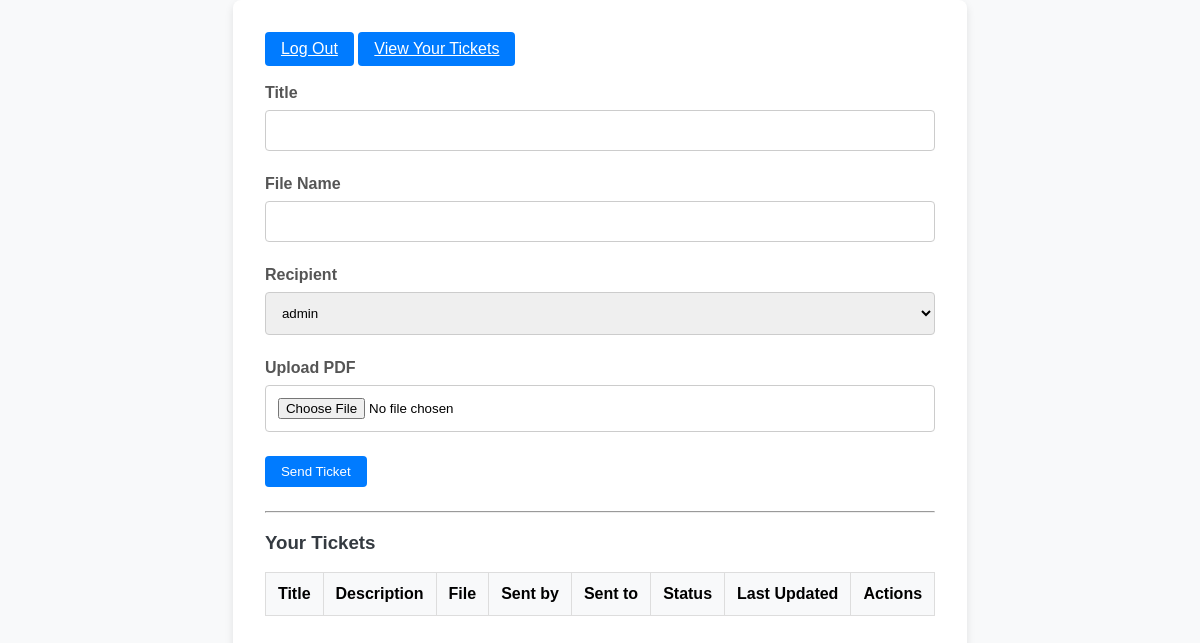
Page / (signed in) on the earlier database version.
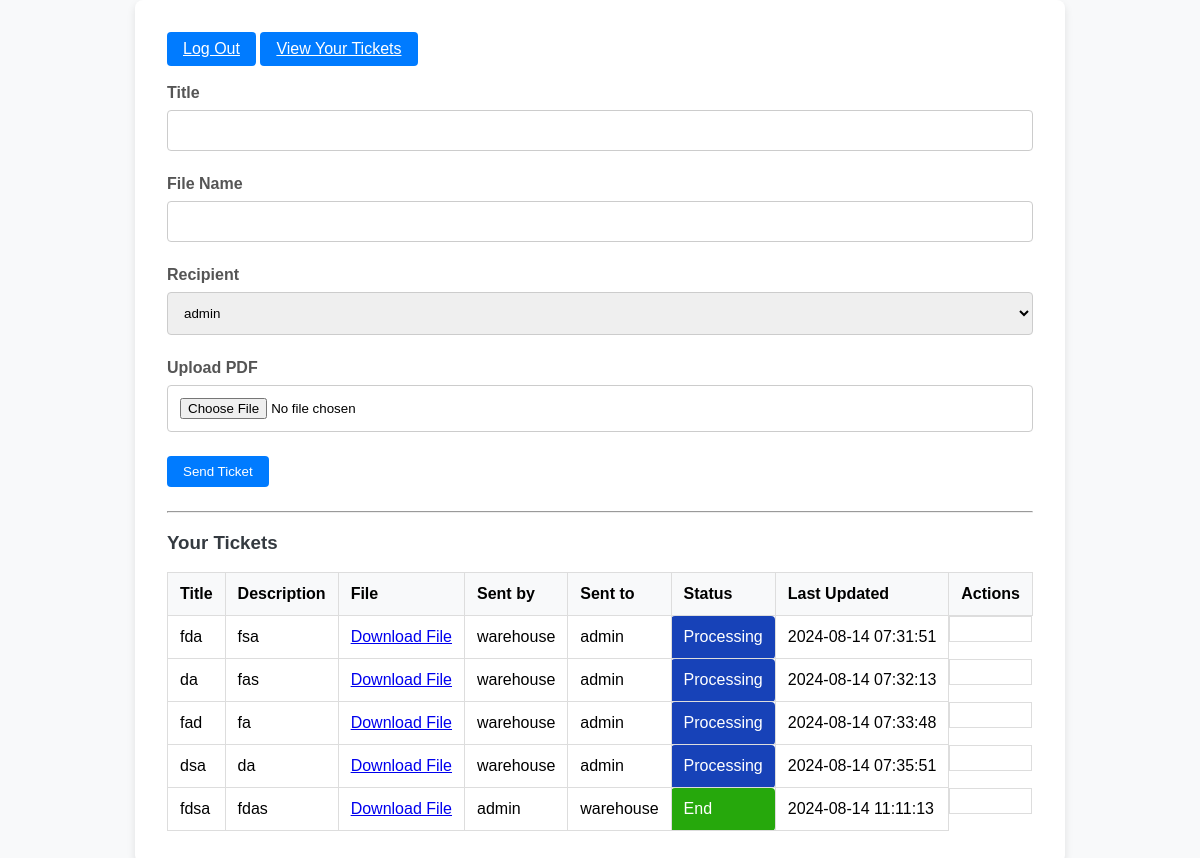
Same page on the later database version.
### models.py (models this page shows)
class Ticket(db.Model):
    id = db.Column(db.Integer, primary_key=True)
    title = db.Column(db.String(100), nullable=False)
    description = db.Column(db.String(100), nullable=False)
    user_id = db.Column(db.Integer, db.ForeignKey('user.id', ondelete='CASCADE'), nullable=False)  # Sender
    recipient_ids = db.Column(MutableList.as_mutable(JSON), nullable=False)
    status = db.Column(db.Integer, default=0)  # -1: Rejected, 0: Not checked, 1: Checked
    file_path = db.Column(db.String(200), nullable=True)  # Add this field to store file path
    last_updated = db.Column(db.DateTime, nullable=False, default=datetime.utcnow)
    sender = db.relationship('User', foreign_keys=[user_id], backref='sent_tickets')
    recipients = db.relationship('User', secondary='ticket_recipient', backref='received_tickets')

class User(db.Model, UserMixin):
    id = db.Column(db.Integer, primary_key=True)
    username = db.Column(db.String(150), nullable=False, unique=True)
    password = db.Column(db.String(150), nullable=False)

### app.py (the view, shortened to what this page needs)
@app.route('/', methods=['GET', 'POST'])
@login_required
def index(tickets = None):
    form = TicketForm()
    form.recipient.choices = [(user.id, user.username) for user in User.query.all() if user.id != current_user.id]
    if current_user.username == 'admin':
        tickets = Ticket.query.all()
    else:
        tickets = Ticket.query.filter(
            (Ticket.user_id == current_user.id) |
            (Ticket.recipient_ids.contains(current_user.id) & (Ticket.status != 2))
        ).all()
    user_recipient_status = []
    status_map = {0: 'Processing', 2: 'Rejected', 1: 'End'}
    status = []
    for ticket in tickets:
        if ticket.recipient_ids[-1] == current_user.id:
            user_recipient_status.append(1)
        else:
            user_recipient_status.append(None)
        status.append(status_map[ticket.status])
    recipient_usernames = {ticket.id: [User.query.get(recipient_id).username for recipient_id in ticket.recipient_ids] for ticket in tickets}
    return render_template('index.html', form=form, tickets=tickets, user_recipient_status=user_recipient_status,
                            recipient_usernames=recipient_usernames, status=status)

### forms.py
class TicketForm(FlaskForm):
    title = StringField('Title', validators=[DataRequired()])
    description = StringField('File Name', validators=[DataRequired()])
    recipient = SelectField('Recipient', choices=[], coerce=int, validators=[DataRequired()])
    file = FileField('Upload PDF')
    submit = SubmitField('Send Ticket')
    def __init__(self, *args, **kwargs):
        super(TicketForm, self).__init__(*args, **kwargs)
        self.recipient.choices = [(user.id, user.username) for user in User.query.all()]

### app.py (called while the page is built)
@login_manager.user_loader
def load_user(user_id):
    return User.query.get(int(user_id))

### templates/index.html (shortened to what this page needs)
<!DOCTYPE html>
<html lang="en">
<head>
</head>
<body>
    {% block content %}
    <div class="container">
        <nav>
            <a href="{{ url_for('logout') }}" class="btn btn-primary">Log Out</a>
            <a href="{{ url_for('my_tickets') }}" class="btn btn-primary">View Your Tickets</a>
        </nav> <br>
        <form method="POST" action="{{ url_for('index') }}" enctype="multipart/form-data">
            <div class="form-group">
                {{ form.title.label }}
                {{ form.title(class="form-control") }}
            </div>
            <div class="form-group">
                {{ form.description.label }}
                {{ form.description(class="form-control") }}
            </div>
            <div class="form-group">
                {{ form.recipient.label }}
                {{ form.recipient(class="form-control") }}
            </div>
            <div class="form-group">
                {{ form.file.label }}
                {{ form.file(class="form-control") }}
            </div>
            <div class="form-group">
                {{ form.submit(class="btn btn-primary") }}
            </div>
        </form>
        <hr>
        <h3>Your Tickets</h3>
        <table class="ticket-table">
            <thead>
                <tr>
                    <th>Title</th>
                    <th>Description</th>
                    <th>File</th>
                    <th>Sent by</th>
                    <th>Sent to</th>
                    <th>Status</th>
                    <th>Last Updated</th>
                    <th>Actions</th>
                </tr>
            </thead>
            <tbody>
                {% for ticket in tickets %}
                    <tr>
                        <td>{{ ticket.title }}</td>
                        <td>{{ ticket.description }}</td>
                        <td>
                            {% if ticket.file_path %}
                                <a href="{{ url_for('uploaded_file', filename=ticket.file_path) }}">Download File</a>
                            {% endif %}
                        </td>
                        <td>{{ ticket.sender.username }}</td>
                        <td>
                            {% for recipient in recipient_usernames[ticket.id] %}
                                {{ recipient }}{% if not loop.last %}, {% endif %}
                            {% endfor %}
                        </td>
                        <td class="ticket-status {{ status[loop.index0] | lower }}">{{ status[loop.index0] }}</td>
                        <td>{{ ticket.last_updated.strftime('%Y-%m-%d %H:%M:%S') }}</td>
                        <td class="ticket-actions">
                        </td>
                    </tr>
                {% endfor %}
            </tbody>
        </table>
    </div>
    {% endblock %}
</body>
</html>

Differences in the rows shown:
added Ticket: title "fda", description "fsa", sender.username "warehouse", status "Processing", last_updated "2024-08-14 07:31:51"
now on this page (row unchanged): User: username "admin"
added Ticket: title "da", description "fas", sender.username "warehouse", status "Processing", last_updated "2024-08-14 07:32:13"
added Ticket: title "fad", description "fa", sender.username "warehouse", status "Processing", last_updated "2024-08-14 07:33:48"
added Ticket: title "dsa", description "da", sender.username "warehouse", status "Processing", last_updated "2024-08-14 07:35:51"
added Ticket: title "fdsa", description "fdas", sender.username "admin", status "End", last_updated "2024-08-14 11:11:13"
now on this page (row unchanged): User: username "warehouse", shown under "fdsa"
